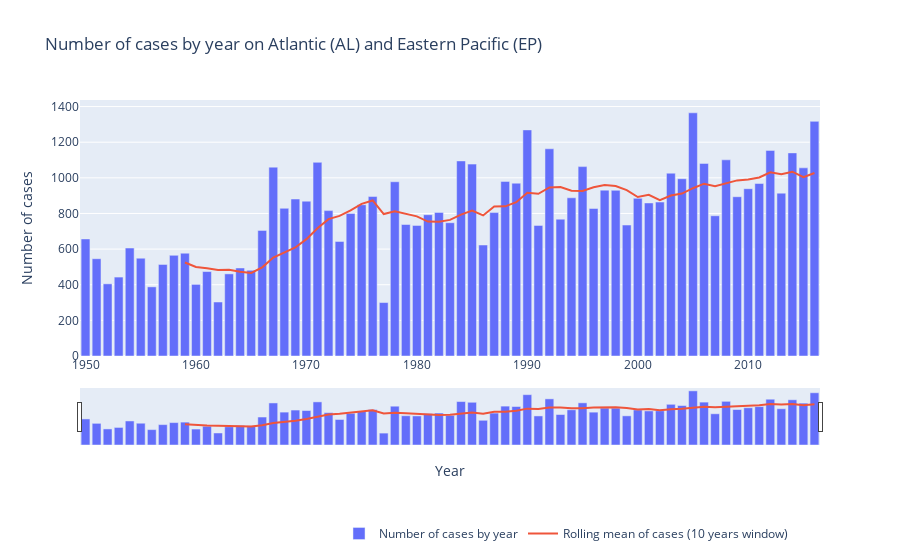

Notebook code cell kept with this figure:
### Code cell
# Plot number of cases by year
df['year'] = pd.to_datetime(df['DateTime']).dt.year
count = df.groupby('year').size().reset_index(name='count')


fig = go.Figure()
fig.add_trace(go.Bar(x=count['year'], y=count['count'], name='Number of cases by year'))
fig.update_layout(title='Number of cases by year on Atlantic (AL) and Eastern Pacific (EP)', xaxis_title='Year', yaxis_title='Number of cases')
fig.update_xaxes(title_text='Year')
fig.update_yaxes(title_text='Number of cases')

# Add rolling mean
count['rolling_mean'] = count['count'].rolling(window=10).mean()
fig.add_trace(go.Scatter(x=count['year'], y=count['rolling_mean'], mode='lines', name='Rolling mean of cases (10 years window)'))
# Add rolling mean to the legend
fig.update_layout(legend=dict(x=0.35, y=-0.75, orientation='h'))

# Time series range slider
fig.update_xaxes(rangeslider_visible=True)
fig.show()

### Figure 1 — Plotly figure (JSON) as saved in the notebook; plotly's stock layout.template omitted (floating-point values rounded to 4 significant figures)
{"data": [{"name": "Number of cases by year", "type": "bar", "x": [1950, 1951, 1952, 1953, 1954, 1955, 1956, 1957, 1958, 1959, 1960, 1961, 1962, 1963, 1964, 1965, 1966, 1967, 1968, 1969, 1970, 1971, 1972, 1973, 1974, 1975, 1976, 1977, 1978, 1979, 1980, 1981, 1982, 1983, 1984, 1985, 1986, 1987, 1988, 1989, 1990, 1991, 1992, 1993, 1994, 1995, 1996, 1997, 1998, 1999, 2000, 2001, 2002, 2003, 2004, 2005, 2006, 2007, 2008, 2009, 2010, 2011, 2012, 2013, 2014, 2015, 2016], "y": [657, 546, 405, 443, 606, 549, 388, 514, 565, 577, 402, 474, 303, 461, 494, 481, 705, 1060, 829, 881, 869, 1087, 816, 643, 800, 849, 895, 300, 978, 738, 733, 793, 806, 748, 1095, 1077, 623, 805, 980, 970, 1269, 733, 1163, 768, 888, 1063, 828, 931, 930, 735, 885, 859, 864, 1026, 995, 1365, 1081, 787, 1101, 894, 939, 968, 1154, 914, 1140, 1056, 1317]}, {"mode": "lines", "name": "Rolling mean of cases (10 years window)", "type": "scatter", "x": [1950, 1951, 1952, 1953, 1954, 1955, 1956, 1957, 1958, 1959, 1960, 1961, 1962, 1963, 1964, 1965, 1966, 1967, 1968, 1969, 1970, 1971, 1972, 1973, 1974, 1975, 1976, 1977, 1978, 1979, 1980, 1981, 1982, 1983, 1984, 1985, 1986, 1987, 1988, 1989, 1990, 1991, 1992, 1993, 1994, 1995, 1996, 1997, 1998, 1999, 2000, 2001, 2002, 2003, 2004, 2005, 2006, 2007, 2008, 2009, 2010, 2011, 2012, 2013, 2014, 2015, 2016], "y": [null, null, null, null, null, null, null, null, null, 525, 499.5, 492.3, 482.1, 483.9, 472.7, 465.9, 497.6, 552.2, 578.6, 609, 655.7, 717, 768.3, 786.5, 817.1, 853.9, 872.9, 796.9, 811.8, 797.5, 783.9, 754.5, 753.5, 764, 793.5, 816.3, 789.1, 839.6, 839.8, 863, 916.6, 910.6, 946.3, 948.3, 927.6, 926.2, 946.7, 959.3, 954.3, 930.8, 892.4, 905, 875.1, 900.9, 911.6, 941.8, 967.1, 952.7, 969.8, 985.7, 991.1, 1002, 1031, 1020.0, 1034.0, 1003.0, 1027]}], "layout": {"legend": {"orientation": "h", "x": 0.35, "y": -0.75}, "title": {"text": "Number of cases by year on Atlantic (AL) and Eastern Pacific (EP)"}, "xaxis": {"rangeslider": {"visible": true}, "title": {"text": "Year"}}, "yaxis": {"title": {"text": "Number of cases"}}}}
